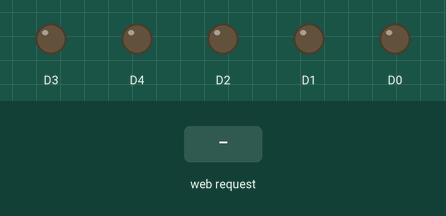
Simulated run of this sketch. Board: ESP8266 (NodeMCU). Shown: output pins drawn as LEDs (lit = HIGH). Inputs (shaded band) come from the test bench. WiFi joins after 1.5 s; servers stay silent unless stated; what the sketch prints to the serial monitor is not drawn.

Above: at 2.7 s.
2.8 s: HTTP request GET /D0_on received
At 4.0 s:
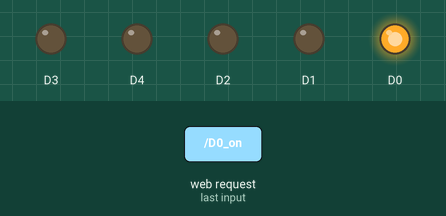
4.3 s: HTTP request GET /D1_on received
At 5.2 s:
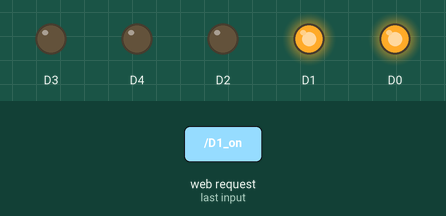
5.8 s: HTTP request GET /D0_off received
At 6.3 s:
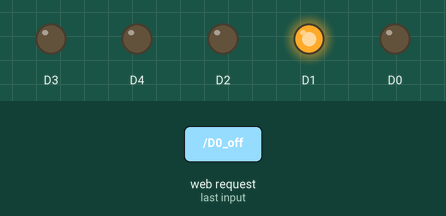
7.3 s: HTTP request GET /D2_on received
At 8.5 s:
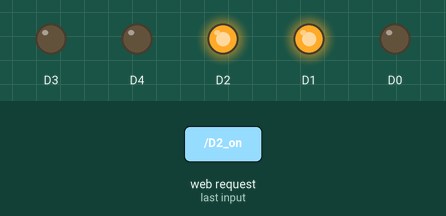
8.8 s: HTTP request GET /D1_off received
At 9.8 s:
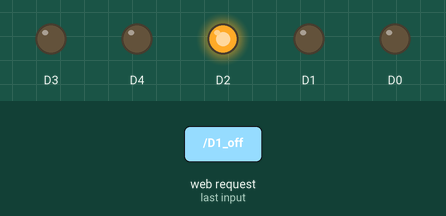
10.3 s: HTTP request GET /D3_on received
At 10.9 s:
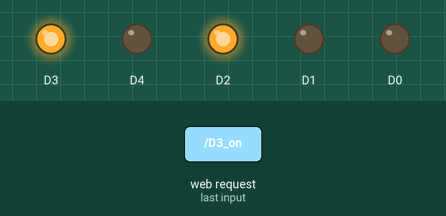
Timing chart, 0 to 12.8 s (numbered marks = the images above; inputs shaded):
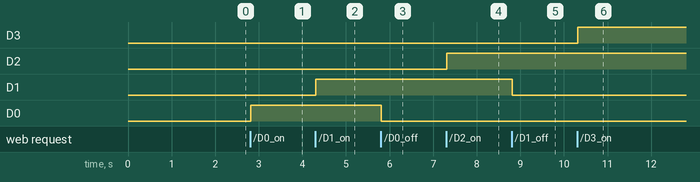

The sketch:

WEB_Server_ESP8266_2_Botoes_para_Clientes.ino
```cpp
  /*
  Projeto original de Pedro Minatel.
  Retirado do site: http://pedrominatel.com.br/pt/arduino/web-server-com-esp8266-e-ide-arduino/
  Mudanças para reconexão em caso de perda do sinal wifi.
  Utilização de botão fisico para ligar ou desligar a saida.
  Com apoio do amigo Márcio torres na parte de reconexão.
  */

  #include <ESP8266WiFi.h>

  const char* ssid = "REDE";
  const char* password = "SENHA";
  WiFiServer server(80);

  void setup() {

  Serial.begin(9600);
  delay(10);

  // prepare GPIOs
  pinMode(D0, OUTPUT);
  digitalWrite(D0, 0);
  pinMode(D1, OUTPUT);
  digitalWrite(D1, 0);
  pinMode(D2, OUTPUT);
  digitalWrite(D2, 0);
  pinMode(D3, OUTPUT);
  digitalWrite(D3, 0);
  pinMode(D4, OUTPUT);
  digitalWrite(D4, 0);

  conectar();
  }

  void conectar() {
  Serial.println();
  Serial.println();
  Serial.print("Connectando a ");
  Serial.println(ssid);

  WiFi.begin(ssid, password);

  while (WiFi.status() != WL_CONNECTED) {
  delay(500);
  Serial.print(".");
  }

  Serial.println("");
  Serial.println("Conectado com sucesso na rede.");

  // Start the server
  server.begin();
  Serial.println("IP Obtido: ");
  Serial.print(WiFi.localIP());
  }


  void loop() {

  if (WiFi.status() != WL_CONNECTED) {conectar();}  // Caso wifi tenha caido conecta novamente
  WiFiClient client = server.available();
  // Volta ao loop aguardando nova conexao do cliente.
  if (!client) {
    return;
  }
  // um loop de 20 laços para nao ficar preso quando da erro na conexao client  problemas com o navegador Chrome
  int conta = 0 ;
  while(conta < 20)
  {
  if(!client.available()){ conta = conta +1;}
  else { conta = 20;}
  delay(1);
  }
  // mesmo passando o laço e ainda nao teve conexao, para e retorna ao inicio eliminando erros de navegadores
  if (!client.available())
  {
    client.stop();
    return;
  }
  String req = client.readStringUntil('\r');
  Serial.println(req);
  client.flush();

  String buf = "";

  buf += "HTTP/1.1 200 OK\r\nContent-Type: text/html\r\n\r\n<!DOCTYPE HTML>\r\n<html>\r\n";
  buf += "<html lang=\"pt\"><head><meta name=\"viewport\" content=\"width=device-width, initial-scale=1, user-scalable=no\"/>\r\n";
  buf += "<body style=background-color:#000000>";
  buf += "<title>WEB Server ESP 8266</title>";
  buf += "<h1><font color=#0000FF>CONTROLE DE RELES COM ESP8266</h1></font>";
  buf += "<font color=#FFFFFF>";
  buf += "<style>.c{text-align: center;} div,input{padding:5px;font-size:1em;} input{width:80%;} body{text-align: center;font-family:verdana;} button{border:0;border-radius:0.3rem;background-color:#FFA500;color:#FFFFF;line-height:2.4rem;font-size:1.2rem;width:49%;} .q{float: right;width: 64px;text-align: right;}</style>";
  buf += "<p><h3>CANAL 01</h3></p> <a href=\"?function=D0_on\"><button>LIGA</button></a> <a href=\"?function=D0_off\"><button>DESLIGA</button></a></p>";
  buf += "<p><h3>CANAL 02</h3></p> <a href=\"?function=D1_on\"><button>LIGA</button></a> <a href=\"?function=D1_off\"><button>DESLIGA</button></a></p>";
  buf += "<p><h3>CANAL 03</h3></p> <a href=\"?function=D2_on\"><button>LIGA</button></a> <a href=\"?function=D2_off\"><button>DESLIGA</button></a></p>";
  buf += "<p><h3>CANAL 04</h3></p> <a href=\"?function=D3_on\"><button>LIGA</button></a> <a href=\"?function=D3_off\"><button>DESLIGA</button></a></p>";
  buf += "<p><h3>TODOS CANAIS</h3></p> <a href=\"?function=DT_on\"><button>LIGA</button></a> <a href=\"?function=DT_off\"><button>DESLIGA</button></a></p>";
  buf += "<p><h3>PULSO</h3></p> <a href=\"?function=D4_on\"><button>PULSO</button></a></p>";

    client.print(buf);
  delay(10);

  client.flush();

       if (req.indexOf("D0_on") != -1)
    {digitalWrite(D0, 1);}
       if (req.indexOf("D0_off") != -1)
    {digitalWrite(D0, 0);}
       if (req.indexOf("D1_on") != -1)
    digitalWrite(D1, 1);
       if (req.indexOf("D1_off") != -1)
    digitalWrite(D1, 0);
       if (req.indexOf("D2_on") != -1)
    digitalWrite(D2, 1);
       if (req.indexOf("D2_off") != -1)
    digitalWrite(D2, 0);
       if (req.indexOf("D3_on") != -1)
    digitalWrite(D3, 1);
       if (req.indexOf("D3_off") != -1)
    digitalWrite(D3, 0);
       if (req.indexOf("DT_on") != -1){
    digitalWrite(D0, 1);
    digitalWrite(D1, 1);
    digitalWrite(D2, 1);
    digitalWrite(D3, 1);}
       if (req.indexOf("DT_off") != -1){
    digitalWrite(D0, 0);
    digitalWrite(D1, 0);
    digitalWrite(D2, 0);
    digitalWrite(D3, 0);}
       if (req.indexOf("D4_on") != -1){
    digitalWrite(D4, 1);
    delay(300);
    digitalWrite(D4, 0);}
       else{
    Serial.println("invalid request");
    client.stop();
  }
  Serial.println("Client disonnected");
  }
```

Measured:
- after the input at 2.8 s, D0: LOW → HIGH at once
- after the input at 4.3 s, D1: LOW → HIGH at once
- after the input at 5.8 s, D0: HIGH → LOW at once
- after the input at 7.3 s, D2: LOW → HIGH at once
- after the input at 8.8 s, D1: HIGH → LOW at once
- after the input at 10.3 s, D3: LOW → HIGH at once
